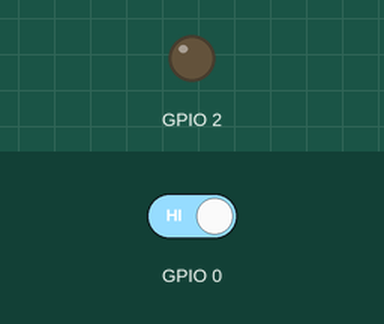
Simulated run of this sketch. Board: ESP32. Shown: output pins drawn as LEDs (lit = HIGH). The test bench sets the inputs (shaded band); at power-on: GPIO 0 HIGH. Nothing arrives over Bluetooth unless stated; a phone connects over Bluetooth LE 3 s after start; what the sketch prints to the serial monitor is not drawn.

Above: at 1.2 s.
1.3 s: GPIO 0 driven LOW
At 2.0 s:
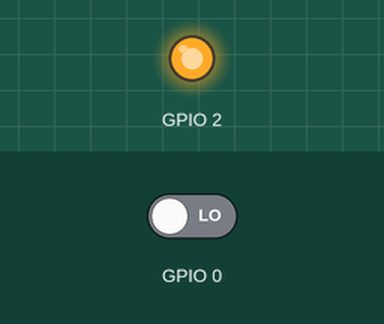
Timing chart, 0 to 4.3 s (numbered marks = the images above; inputs shaded):
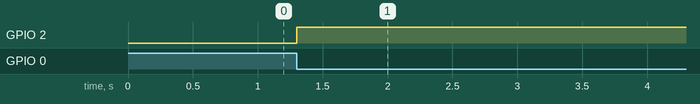

The sketch:

bleserver.ino
```cpp
#include <BLEDevice.h>
#include <BLEUtils.h>
#include <BLEServer.h>

// See the following for generating UUIDs:
// https://www.uuidgenerator.net/

#define SERVICE_UUID        "4fafc201-1fb5-459e-8fcc-c5c9c331914b"
#define CHARACTERISTIC_UUID "beb5483e-36e1-4688-b7f5-ea07361b26a8"
unsigned long time1, time2;
bool disp = false;

/* BLEServer *pServer = BLEDevice::createServer();
BLEService *pService = pServer->createService(SERVICE_UUID);
BLECharacteristic *pCharacteristic = pService->createCharacteristic(
                                         CHARACTERISTIC_UUID,
                                         BLECharacteristic::PROPERTY_READ |
                                         BLECharacteristic::PROPERTY_WRITE
                                       ); */

BLEServer *pServer;
BLEService *pService;
BLECharacteristic *pCharacteristic;


void setup()
{
  Serial.begin(115200);
  Serial.println("Starting BLE Server!");

  BLEDevice::init("Dispenser-Server");
  pServer = BLEDevice::createServer();
  pService = pServer->createService(SERVICE_UUID);
  pCharacteristic = pService->createCharacteristic(
                                         CHARACTERISTIC_UUID,
                                         BLECharacteristic::PROPERTY_READ |
                                         BLECharacteristic::PROPERTY_WRITE
                                       );


  /* BLEServer *pServer = BLEDevice::createServer();
  BLEService *pService = pServer->createService(SERVICE_UUID);
  BLECharacteristic *pCharacteristic = pService->createCharacteristic(
                                         CHARACTERISTIC_UUID,
                                         BLECharacteristic::PROPERTY_READ |
                                         BLECharacteristic::PROPERTY_WRITE
                                       );*/

  pCharacteristic->setValue("Dispenser Test");
  pService->start();
  //BLEAdvertising *pAdvertising = pServer->getAdvertising();
  BLEAdvertising *pAdvertising = BLEDevice::getAdvertising();
  pAdvertising->addServiceUUID(SERVICE_UUID);
  pAdvertising->setScanResponse(true);
  pAdvertising->setMinPreferred(0x06);  // functions that help with iPhone connections issue
  pAdvertising->setMinPreferred(0x12);
  BLEDevice::startAdvertising();
  //pAdvertising->start();
  Serial.println("Characteristic defined! Now you can read it in the Client!");
  pCharacteristic->setValue("normal");
  time1 = millis();
  time2 = time1;
  pinMode(0,INPUT);
  pinMode(2,OUTPUT);
}

void loop()
{
  if(disp == true && time1 + 3000 <= millis())
  {
    pCharacteristic->setValue("normal");
    std::string value = pCharacteristic->getValue();
    Serial.print("The new characteristic value is: ");
    Serial.println(value.c_str());
    digitalWrite(2,LOW);
    disp = false;
  }

  if(digitalRead(0) == false)
  {
    pCharacteristic->setValue("dispensing");
    std::string value = pCharacteristic->getValue();
    Serial.print("The new characteristic value is: ");
    Serial.println(value.c_str());
    digitalWrite(2,HIGH);

    time1 = millis();
    time2 = time1;
    disp = true;
  }


}
```

Measured:
- after the input at 1.3 s, GPIO 2: LOW → HIGH at once
